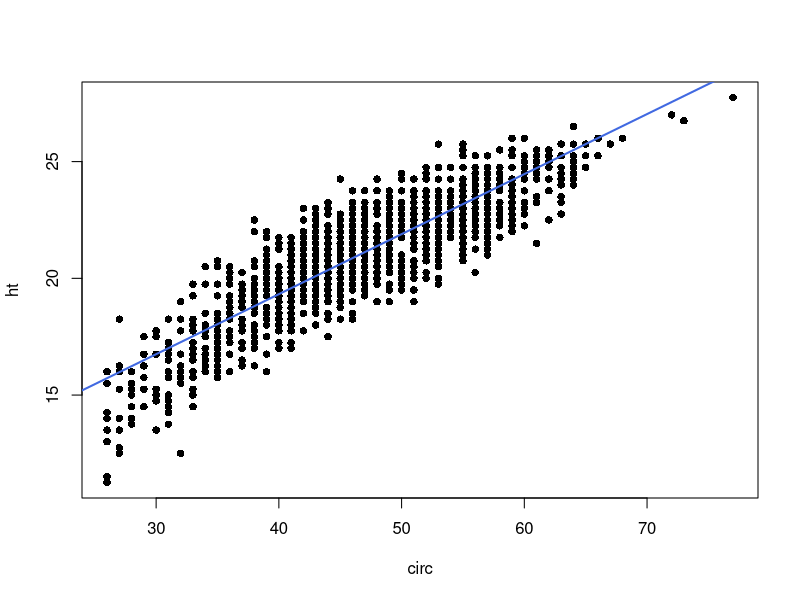

Write the R code that produced this figure. (Note: this script raises an error after producing the figure.)
# Espace de travail
setwd("../data")

# Chargement des donnees en specifiant le type des variables
donnees <- read.table("eucalyptus.txt", header = TRUE, dec = ".",
                      colClasses = c(rep("numeric", 2), rep("factor", 1)))
attach(donnees)

# ------------------------------------------------------------
# ---------------- Regression lineaire simple ----------------
# ------------------------------------------------------------

# Variable reponse : ht
# Variable explicative circ

# ----------------------------------------
# ---------- Analyse descriptive ---------
# ----------------------------------------

# Moyenne variable explicative
x_bar <- mean(circ)
# Moyenne variable reponse
y_bar <- mean(ht)
# Coefficient de correlation empirique
rho_xy <- cor(circ, ht)
# Test de nullite du coefficient de correlation empirique
cor.test(circ, ht)


# ----------------------------------------
# --------- Ajustement du modele ---------
# ----------------------------------------

reg <- lm(ht ~ circ)
summary(reg)

# Droite d'ajustée
plot(circ, ht, pch = 16)
abline(a = coef(reg)[1], b = coef(reg)[2], col = "royalblue", lwd = 2)

# -------------------------- Pour plus tard ----------------------------------------

# Graphique (version ggplot)
# --- Creation d'un tableau contenant les donnees initiales et les valeurs ajustees
df <- data.frame(donnees[, c("ht", "circ")], ADJ.VAL = reg$fitted.values)
# --- Creation du spport graphique
pl1 <- ggplot(data = df, aes_string(x = "circ", y = "ht")) + theme_bw()
# --- Ajout du nuage de points
pl1 <- pl1 + geom_point() 
# --- Ajout de la droite de regression
pl1 <- pl1 + geom_line(data = df, aes(y = ADJ.VAL), col = "royalblue")
# --- Affichage du graphique
print(pl1)

# ----------------------------------------------------------------------------------


# ----------------------------------------
# ------ Validation des hypotheses -------
# ----------------------------------------

par(mfrow = c(2, 2))
plot(reg, pch = 16)

# ----------------------------------------
# ------- Intervalles de confiance -------
# ----------------------------------------

confint(reg)

# ----------------------------------------
# -------- Bilan de la regression --------
# ----------------------------------------

summary(reg)


# ----------------------------------------
# ----- Transformation du regresseur -----
# ----------------------------------------

# Variable reponse : ht
# Variable explicative : log(circ) ou sqrt(circ)


reg_log <- lm(ht ~ log(circ))
plot(reg_log, pch = 16)


reg_sqrt <- lm(ht ~ sqrt(circ))
plot(reg_sqrt, pch = 16)


# --- Comparaison des capacites predictives
summary(reg)$r.squared
summary(reg_log)$r.squared
summary(reg_sqrt)$r.squared


# ----------------------------------------
# -------------- Predictions -------------
# ----------------------------------------

x_new <- data.frame(circ = c(23, 45))

# --- Pour le modele ht ~ circ
predict(reg, newdata = x_new, interval = "confidence", level = .95)
predict(reg, newdata = x_new, interval = "prediction", level = .95)

# --- Pour le modele ht ~ log(circ)
predict(reg_log, newdata = x_new, interval = "confidence", level = .95)
predict(reg_log, newdata = x_new, interval = "prediction", level = .95)

# --- Pour le modele ht ~ sqrt(circ)
predict(reg_sqrt, newdata = x_new, interval = "confidence", level = .95)
predict(reg_sqrt, newdata = x_new, interval = "prediction", level = .95)


# ------------------------------------------------------------
# --------------- Regression lineaire multiple ---------------
# ------------------------------------------------------------

# Variable reponse : ht
# Variables explicatives : circ et sqrt(circ)

# ----------------------------------------
# --------- Ajustement du modele ---------
# ----------------------------------------

reg_add <- lm(ht ~ circ + sqrt(circ))


# ----------------------------------------
# ------ Validation des hypotheses -------
# ----------------------------------------

plot(reg_add, pch = 16)


# ----------------------------------------
# -------- Bilan de la regression --------
# ----------------------------------------

summary(reg_add)


# ----------------------------------------
# --- Test de Fisher : modeles emboites --
# ----------------------------------------

anova(reg, reg_add)


# ------------------------------------------------------------
# ---------------------- ANOVA 1 Facteur ---------------------
# ------------------------------------------------------------

# Variable reponse : ht
# Variable explicative : bloc


# ----------------------------------------
# --------- Ajustement du modele ---------
# ----------------------------------------

reg_anova <- lm(ht ~ bloc)


# ----------------------------------------
# ------ Validation des hypotheses -------
# ----------------------------------------

plot(reg_anova, pch = 16)


# ----------------------------------------
# -------- Bilan de la regression --------
# ----------------------------------------

summary(reg_anova)


# ----------------------------------------
# ----- Test de Student : comp. 2 a 2 ----
# ----------------------------------------

pairwise.t.test(ht, bloc, "none")
pairwise.t.test(ht, bloc, "BH")


# ----------------------------------------
# --- Test de Fisher : modeles emboites --
# ----------------------------------------

anova(reg, reg_add)


# ------------------------------------------------------------
# --------------------------- ANCOVA -------------------------
# ------------------------------------------------------------


# ----------------------------------------
# --------- Ajustement du modele ---------
# ----------------------------------------

reg_ancova <- lm(ht ~ bloc * log(circ))


# ----------------------------------------
# ------ Validation des hypotheses -------
# ----------------------------------------

plot(reg_ancova, col = bloc, pch = 16)


# ----------------------------------------
# -------- Bilan de la regression --------
# ----------------------------------------

summary(reg_ancova)

# Test de type I
anova(reg_ancova)

# Test de type II
library(car)
Anova(reg_ancova)

